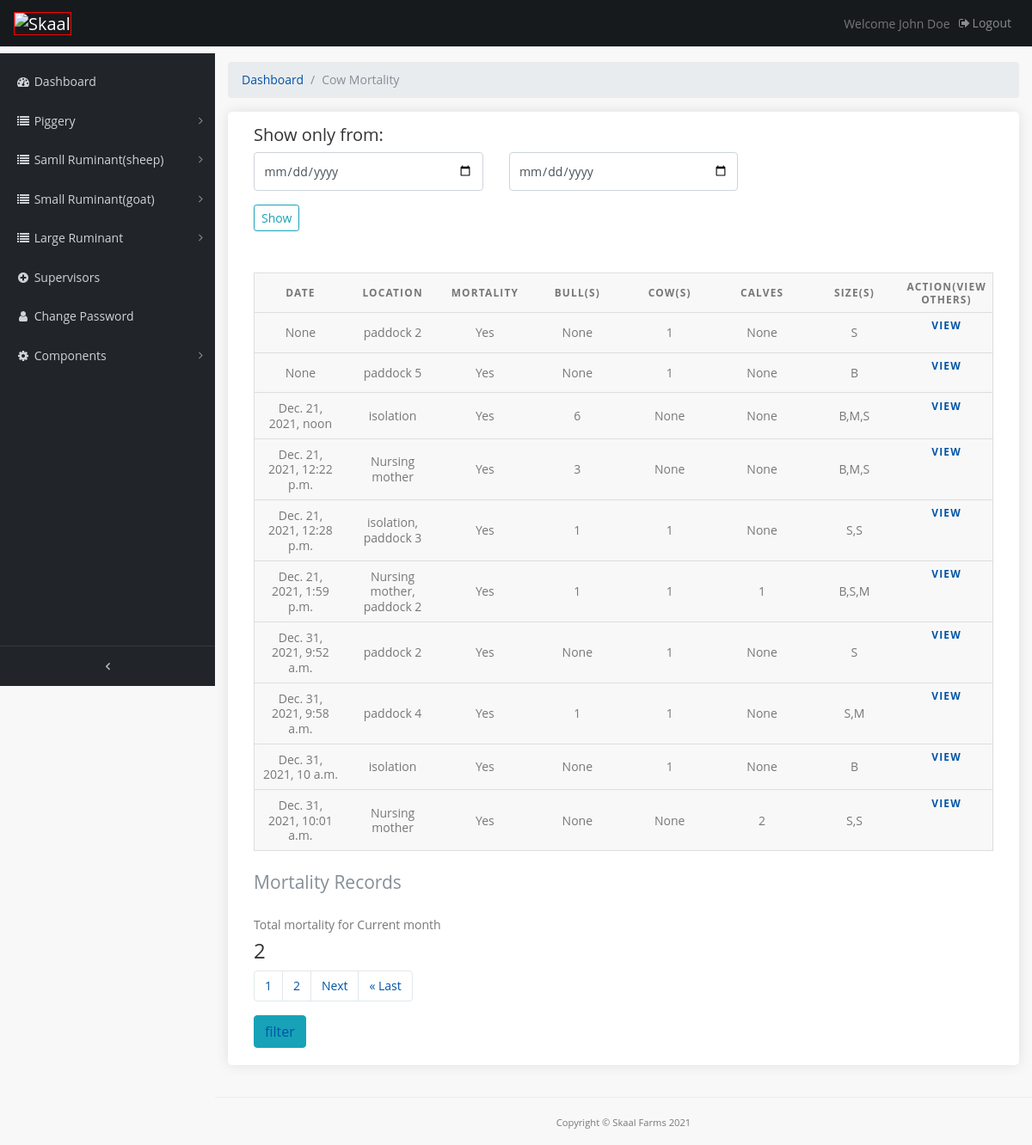
Screenshot of /pages/cow-motality-records with the database file from the repository.
### farmrecord/models.py (models this page shows, shortened)
class CowMortality(models.Model):
    mortality = models.CharField(max_length=10, verbose_name='mortality')
    date = models.DateTimeField(default=timezone.now)
    location = models.CharField(max_length=200, verbose_name='loaction(s)')
    cow_num = models.IntegerField(verbose_name='Cow(s)', blank=True, null=True)
    bull_num = models.IntegerField(verbose_name='Bull(s)', blank=True, null=True)
    calves = models.IntegerField(verbose_name='calve(s)', blank=True, null=True)
    section = models.ForeignKey(Section, verbose_name='Section', related_name='category1', null=True, on_delete=models.CASCADE)
    size = models.CharField(max_length=100, verbose_name='Size(s)')
    comment = models.TextField(max_length=500, verbose_name='Cause of death' , blank=True)
    image_1 = models.FileField(verbose_name='first image', blank=True, null=True, upload_to='uploads/',)
    image_2 = models.FileField(verbose_name=' second image', blank=True, null=True, upload_to='uploads/')
    class Meta():
        verbose_name_plural='Cow mortality'

### farmrecord/views.py (the view)
# urls.py: path('cow-motality-records', views.cow_motrec, name='cow_motrec'),
def cow_motrec(request):
    cow_rec =   CowMortality.objects.order_by('date')
    query_form = CowmotFilter()
    paginated_filtercm = Paginator(cow_rec, 10)
    page_number = request.GET.get('page')
    cm_page_obj = paginated_filtercm.get_page(page_number)
    cowmot_count = CowMortality.objects.all()
    aggregated = cowmot_count.annotate(month=TruncMonth('date')).values('month').annotate(total=Count('mortality'))
    nums = "a" * cm_page_obj.paginator.num_pages
    context = {
        'cm_page_obj': cow_rec,
        'nums': nums,
        'q': query_form,
        'count' : aggregated
    }
    context['cm_page_obj'] = cm_page_obj
    return render(request, 'cowmotrec.html',context)

### farmrecord/forms.py
class CowmotFilter(forms.ModelForm):
    date = forms.DateField(widget=forms.HiddenInput(), required=False)
    start_date = forms.DateField(
        widget=forms.TextInput(attrs={'class': 'form-control', 'type' : 'date', 'placeholder': 'From'}))
    end_date = forms.DateField(
        widget=forms.TextInput(attrs={'class': 'form-control', 'type' : 'date', 'placeholder': 'To'}))
    class Meta:
        model = CowMortality
        fields =('date',)

### templates/cowmotrec.html (shortened to what this page needs)
{% extends 'base.html' %}
{% load static %}
{% block content %}
  <div class="content-wrapper">
    <div class="container-fluid">
      <ol class="breadcrumb">
        <li class="breadcrumb-item">
          <a href="#">Dashboard</a>
        </li>
        <li class="breadcrumb-item active">Cow Mortality</li>
      </ol>
		<div class="box_general padding_bottom">
      <h5>Show only from:</h5>
      <form class="mb-5" action="{% url 'farmrecord:cowmot_filter' %}">
        <div class="row">
          <div class="col-lg-4 col-md-12 form-group">
            {{ q.start_date }}
          </div>
          <div class="col-lg-4 col-md-12 form-group">
            {{ q.end_date }}
          </div>
        </div>
        <input type="submit" class="btn btn-outline-info btn-sm" value="Show">
      </form>
			      <table>
                <caption>Mortality Records</caption>
                <thead>
                  <tr>
                    <th scope="col">Date</th>
                    <th scope="col">Location</th>
                    <th scope="col">Mortality</th>
                    <th scope="col">Bull(s)</th>
                    <th scope="col">Cow(s)</th>
                    <th scope="col">Calves</th>
                    <th scope="col">Size(s)</th>
                    <th scope="col">ACTION(View others)</th>
                  </tr>
                </thead>
                <tbody>
                  {% if  cm_page_obj %}
                  {% for a in cm_page_obj %}
                  <tr>
                    <td data-label="Date">{{ a.date }}</td>
                    <td data-label="Location">{{ a.location }}</td>
                    <td data-label="Mortality">{{ a.mortality }}</td>
                    <td data-label="Bull(s)">{{ a.bull_num }}</td>
                    <td data-label="Cow(s)">{{ a.cow_num }}</td>
                    <td data-label="Calves">{{ a.calves }}</td>
                    <td data-label="Size(s)">{{ a.size }}</td>
                    <th data-label="Action" class="table"><a href="{% url 'farmrecord:cow_motrec_view' a.id %}" >View</a></th>
                  {% endfor %}
                  {% endif %}
                  </tr>
                </tbody>
            </table>
            {% for a in count %}
            {% if forloop.last %}
            <label for="">Total mortality for Current month</label>
            <h4>{{ a.total }}</h4>
            {% endif%}
            {% endfor %}
            <div>
              <nav aria-label="Page navigation example">
                <ul class="pagination">
                 {% for i in nums %}
                  <li class="page-item"><a href="?page={{ forloop.counter }}" class="page-link active">{{ forloop.counter }}</a></li>
                 {% endfor %}
                  {% if cm_page_obj.has_next %}
                  <li class="page-item"><a class="page-link" href="?page={{ cm_page_obj.next_page_number }}">Next</a></li>
                  <li class="page-item"><a class="page-link" href="?page={{ cm_page_obj.paginator.num_pages }}">&laquo; Last</a></li>
                  {% endif %}
                </ul>
              </nav>
            </div>
            <button class="btn btn-info"><a href="{% url 'farmrecord:cowmot_filter' %}">filter</a> </button>
		</div>
	  </div>
   	</div>
{% endblock %}

### static/css/admin.css (style rules this page uses)
html { position: relative; min-height: 100%; }
body { overflow-x: hidden; }
body.sticky-footer { margin-bottom: 62px; }
body.sticky-footer .content-wrapper { min-height: calc(100vh - 62px - 62px); }
body.fixed-nav { padding-top: 56px; }
.content-wrapper { min-height: calc(100vh - 62px); padding-top: 1rem; }
.content-wrapper { overflow-x: hidden; background: white; }
@media (min-width: 992px) { .content-wrapper { margin-left: 250px; } }
body { background: #f8f8f8; color: #777 !important; font-family: "Poppins", Helvetica, sans-serif; font-size: 14px; font-size: 0.875rem; }
.content-wrapper { background: #f8f8f8; }
h1, h2, h3, h4, h5, h6 { color: #333 !important; }
.form-control { font-size: 14px; font-size: 0.875rem; padding: .65rem; }
.page-link { color: #0054a6; border: 1px solid #e1e8ed; }
.box_general { background-color: #fff; padding: 15px 30px 0 30px; -webkit-border-radius: 5px; -moz-border-radius: 5px; -ms-border-radius: 5px; border-radius: 5px; margin-bottom: 30px; color: #777; font-size: 14px; font-size: 0.875rem; -webkit-box-shadow: 0px 0px 15px 0px rgba(0, 0, 0, 0.1); -moz-box-shadow: 0px 0px 15px 0px rgba(0, 0, 0, 0.1); box-shadow: 0px 0px 15px 0px rgba(0, 0, 0, 0.1); }
.box_general.padding_bottom { padding-bottom: 20px; }

### static/css/table.css (style rules this page uses)
table { border: 1px solid #ccc; border-collapse: collapse; margin: 0; padding: 0; width: 100%; table-layout: fixed; }
table caption { font-size: 1.5em; margin: .5em 0 .75em; }
table tr { background-color: #f8f8f8; border: 1px solid #ddd; padding: .35em; }
table th, table td { padding: .625em; text-align: center; }
table th { font-size: .85em; letter-spacing: .1em; text-transform: uppercase; }
body { font-family: "Open Sans", sans-serif; line-height: 1.25; }
.table { display:block; text-decoration:none; }

### rows the page displays
CowMortality: date "None", location "paddock 2", mortality "Yes", bull_num "None", cow_num "1", calves "None", size "S"
CowMortality: date "None", location "paddock 5", mortality "Yes", bull_num "None", cow_num "1", calves "None", size "B"
CowMortality: date "Dec. 21, 2021, noon", location "isolation", mortality "Yes", bull_num "6", cow_num "None", calves "None", size "B,M,S"
CowMortality: date "Dec. 21, 2021, 12:22 p.m.", location "Nursing mother", mortality "Yes", bull_num "3", cow_num "None", calves "None", size "B,M,S"
CowMortality: date "Dec. 21, 2021, 12:28 p.m.", location "isolation, paddock 3", mortality "Yes", bull_num "1", cow_num "1", calves "None", size "S,S"
CowMortality: date "Dec. 21, 2021, 1:59 p.m.", location "Nursing mother, paddock 2", mortality "Yes", bull_num "1", cow_num "1", calves "1", size "B,S,M"
CowMortality: date "Dec. 31, 2021, 9:52 a.m.", location "paddock 2", mortality "Yes", bull_num "None", cow_num "1", calves "None", size "S"
CowMortality: date "Dec. 31, 2021, 9:58 a.m.", location "paddock 4", mortality "Yes", bull_num "1", cow_num "1", calves "None", size "S,M"
CowMortality: date "Dec. 31, 2021, 10 a.m.", location "isolation", mortality "Yes", bull_num "None", cow_num "1", calves "None", size "B"
CowMortality: date "Dec. 31, 2021, 10:01 a.m.", location "Nursing mother", mortality "Yes", bull_num "None", cow_num "None", calves "2", size "S,S"

### other values shown
{{ a.total }} "2"
